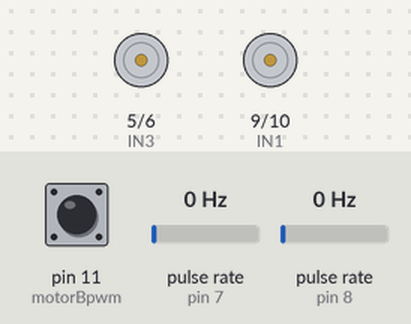
The sketch below on a simulated Arduino Uno, built with avr-gcc and run on an emulated ATmega328P. Parts: motor-driver pin pairs drawn as motors (green arrow = first pin HIGH = forward, orange = second pin HIGH = backward, longer = more drive). Wiring (inferred from the names in the program): 2 × pulse sensor: data pin 7 / data pin 8. The test bench sets the inputs (shaded band); at power-on: pin 11 (motorBpwm) HIGH, pulse rate (sensors on pin 7, pin 8) 0 Hz. What the sketch prints to the serial monitor is not drawn.

Above: at 1.2 s.
1.3 s: pin 11 (motorBpwm) pulled LOW for 0.15 s
At 1.8 s:
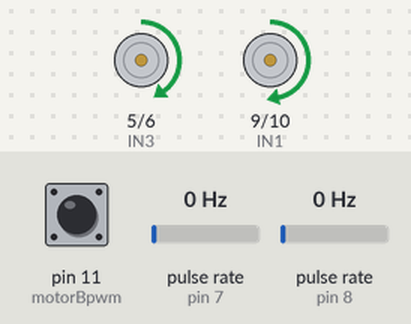
2.9 s: pulse rate (sensor on pin 7) set to 4 Hz
At 5.0 s:
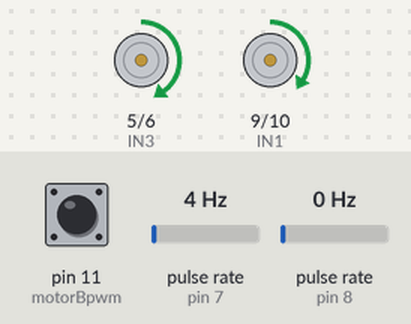
5.9 s: pulse rate (sensor on pin 8) set to 150 Hz
8.2 s: pin 11 (motorBpwm) pulled LOW for 1 s
11.0 s: pin 11 (motorBpwm) pulled LOW for 3.2 s
At 14.74 s:
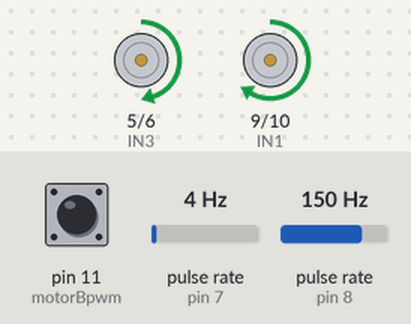
Timing chart, 0 to 16.7 s (numbered marks = the images above; inputs shaded):
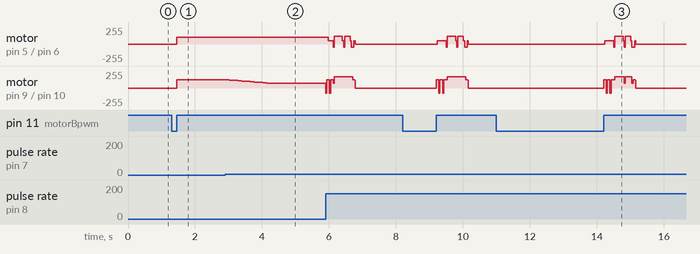

The sketch:

Lab2Code-PartB.ino
```cpp
/*
   A closed-loop proportional control system
   gkn 20230209
*/

// Include the necessary library for Pin Change Interrupts
// This library is available via the Arduino Library Manager
#include <PinChangeInterrupt.h>

// Motor driver definitions

// SHIELD variable: Set to true if using the moto shield, false if using a Dual H-Bridge controller without the shield
#define SHIELD false

// Shield pin definitions (cannot be changed)
#define motorApwm 3  // PWM pin for motor A
#define motorAdir 12 // Direction pin for motor A
#define motorBpwm 11 // PWM pin for motor B
#define motorBdir 13 // Direction pin for motor B

// Driver pin definitions for Dual H-Bridge (analog pins marked with ~ on your board)
#define IN1 9  // IN1 pin for motor driver
#define IN2 10 // IN2 pin for motor driver
#define IN3 5  // IN3 pin for motor driver
#define IN4 6  // IN4 pin for motor driver

// Lab specific definitions

// Constants to represent motor A and B for easier reference in the code
#define A 0
#define B 1

// Pin for a push button connected to pin 11 (with internal pull-up resistor)
#define pushButton 11

// Pins for wheel encoders (left and right motors)
#define EncoderMotorLeft  7  // Pin for the left encoder
#define EncoderMotorRight 8  // Pin for the right encoder

// Encoder counts for left and right motors, declared as volatile since they are updated in interrupt service routines
volatile unsigned int leftEncoderCount = 0;
volatile unsigned int rightEncoderCount = 0;

// Move definitions for different directions
#define FORWARD             0
#define LEFT                1
#define RIGHT              -1

// Constants for robot drive configuration
#define EncoderCountsPerRev 24.0 // Encoder counts per wheel revolution
#define DistancePerRev      28.0 // Distance in CM per wheel revolution
#define DegreesPerRev       22.3 // Degrees turned by the robot per wheel revolution

// Proportional control constants
#define GAIN_A 5          // Gain for motor A (right motor)
#define GAIN_B 4.2        // Gain for motor B (left motor)
#define turnGainA 1.7     // Gain for turning (motor A)
#define turnGainB 1       // Gain for turning (motor B)
#define distTolerance 1   // Distance tolerance (acceptable error for encoder counts)

// Deadband power settings (minimum PWM to keep the wheels moving)
#define deadband_A 75 // Minimum PWM for motor A
#define deadband_B 50 // Minimum PWM for motor B

// Define the movement sequence (forward, left, right, etc.) for navigating a maze
int moves[] = {FORWARD, LEFT, FORWARD, LEFT, FORWARD, RIGHT, FORWARD, RIGHT, FORWARD, RIGHT, FORWARD};
// Define the distance to travel for each move
int distance[] = {30, 30, 30, 100, 70, 30};

void setup() {
  // Initialize the serial communication and motor setup
  Serial.begin(9600);
  motor_setup(); // Function to set up the motor pins
  pinMode(pushButton, INPUT_PULLUP); // Configure the push button with a pull-up resistor

  // Print message and set up encoders for both motors
  Serial.print("Encoder Testing Program ");
  Serial.print("Now setting up the Left Encoder: Pin ");
  Serial.print(EncoderMotorLeft);
  Serial.println();
  pinMode(EncoderMotorLeft, INPUT_PULLUP); // Set left encoder pin as input
  attachPinChangeInterrupt(digitalPinToPinChangeInterrupt(EncoderMotorLeft), indexLeftEncoderCount, CHANGE); // Set interrupt for left encoder

  Serial.print("Now setting up the Right Encoder: Pin ");
  Serial.print(EncoderMotorRight);
  Serial.println();
  pinMode(EncoderMotorRight, INPUT_PULLUP); // Set right encoder pin as input
  attachPinChangeInterrupt(digitalPinToPinChangeInterrupt(EncoderMotorRight), indexRightEncoderCount, CHANGE); // Set interrupt for right encoder
}

void loop() {
  int j = 0;

  // Wait for the push button to be pressed and released
  while (digitalRead(pushButton) == 1); // Wait for button press
  delay(50); // Debounce delay
  while (digitalRead(pushButton) == 0); // Wait for button release

  // Loop through the move sequence and execute the corresponding actions
  for (int i = 0; i < sizeof(moves)/2; i++) {
    if(moves[i] == FORWARD){
      drive(distance[j]); // Drive forward for the specified distance
      j++;
    }
    else {
      Turn(moves[i]); // Turn in the specified direction (left or right)
    }
    // Stop the motors after each move
    run_motor(A, 0);
    run_motor(B, 0);
  }
  j = 0; // Reset the distance index
}

// Function to drive the robot forward for a specified distance
int drive(float distance) {
  int countsDesired, cmdLeft, cmdRight, errorLeft, errorRight;

  // Calculate the number of encoder counts required to cover the given distance
  countsDesired = (distance / DistancePerRev) * EncoderCountsPerRev;

  // Reset the current encoder counts
  leftEncoderCount = 0;
  rightEncoderCount = 0;

  // Initialize the errors to values greater than tolerance to enter the loop
  errorLeft = distTolerance + 1;
  errorRight = distTolerance + 1;

  // Proportional control loop
  while (errorLeft > distTolerance && errorRight > distTolerance) {
    if (errorLeft > distTolerance) {
      cmdLeft = proportionalControl(GAIN_A, deadband_A, errorLeft, LEFT); // Control motor A
    }
    if (errorRight > distTolerance) {
      cmdRight = proportionalControl(GAIN_B, deadband_B, errorRight, RIGHT); // Control motor B
    }

    // Set the motor PWMs
    run_motor(A, cmdLeft);
    run_motor(B, cmdRight);

    // Update the encoder error
    errorLeft = countsDesired - leftEncoderCount;
    errorRight = countsDesired - rightEncoderCount;
  }

  // Stop the motors
  run_motor(A, 0);
  run_motor(B, 0);
}

// Proportional control function for motor speed adjustment
int proportionalControl(int gain, int deadband, int error, int motor) {
  int max;
  if (error <= distTolerance) { // If error is within tolerance, stop motor
    return 0;
  }
  if (motor == LEFT) {
    max = 170; // Maximum PWM for motor A
  }
  else {
    max = 120; // Maximum PWM for motor B
  }
  int pwm = gain * error; // Calculate proportional control
  pwm = constrain(pwm, deadband, max); // Constrain PWM between deadband and max
  return pwm;
}

// Function to turn the robot by a specified angle (using encoder counts)
unsigned long Turn(int sign) {
  int leftCount = 11; // Placeholder encoder counts for turns
  int rightCount = 11;
  int errorLeft = 2;
  int errorRight = 2;
  int Gainleft, Gainright;

  // Reset current encoder counts
  leftEncoderCount = 0;
  rightEncoderCount = 0;

  // If turning left
  if (sign == LEFT) {
    while (errorLeft > distTolerance && errorRight > distTolerance) {
      if (errorLeft > distTolerance) {
        errorLeft = leftCount - leftEncoderCount;
        Gainleft = proportionalControl(turnGainA, deadband_A, errorLeft, LEFT); // Control motor A for left turn
      }
      if (errorRight > distTolerance) {
        errorRight = rightCount - rightEncoderCount;
        Gainright = proportionalControl(turnGainB, deadband_B, errorRight, RIGHT); // Control motor B for left turn
      }

      // Apply the calculated PWM values for turning
      run_motor(A, -Gainleft); // Reverse motor A for left turn
      run_motor(B, Gainright); // Forward motor B for left turn
    }
    run_motor(A, 0); // Stop motors after turn
    run_motor(B, 0);
  }
  // If turning right
  else if (sign == RIGHT) {
    while (errorRight > distTolerance && errorLeft > distTolerance) {
      if (errorRight > distTolerance) {
        errorRight = rightCount - rightEncoderCount;
        Gainright = proportionalControl(turnGainB, deadband_B, errorRight, RIGHT); // Control motor B for right turn
      }
      if (errorLeft > distTolerance) {
        errorLeft = leftCount - leftEncoderCount;
        Gainleft = proportionalControl(turnGainA, deadband_A, errorLeft, LEFT); // Control motor A for right turn
      }

      // Apply the calculated PWM values for turning
      run_motor(A, Gainleft); // Forward motor A for right turn
      run_motor(B, -Gainright); // Reverse motor B for right turn
    }
    run_motor(A, 0); // Stop motors after turn
    run_motor(B, 0);
  }
}

// Interrupt service routine for left encoder count (triggered on pin change)
void indexLeftEncoderCount() {
  leftEncoderCount++; // Increment left encoder count
}

// Interrupt service routine for right encoder count (triggered on pin change)
void indexRightEncoderCount() {
  rightEncoderCount++; // Increment right encoder count
}
```

motors.ino
```cpp
void motor_setup() {
  if (SHIELD) { //if you're using the motoshield
    //define Sheild pins as outputs
    pinMode(motorApwm, OUTPUT);
    pinMode(motorAdir, OUTPUT);
    pinMode(motorBpwm, OUTPUT);
    pinMode(motorBdir, OUTPUT);
    // initialize all pins to zero
    digitalWrite(motorApwm, 0);
    digitalWrite(motorAdir, 0);
    digitalWrite(motorBpwm, 0);
    digitalWrite(motorBdir, 0);
  } else { // if using dual motor driver
    // define driver pins as outputs
    pinMode(IN1, OUTPUT);
    pinMode(IN2, OUTPUT);
    pinMode(IN3, OUTPUT);
    pinMode(IN4, OUTPUT);
    // initialize all pins to zero
    digitalWrite(IN1, 0);
    digitalWrite(IN2, 0);
    digitalWrite(IN3, 0);
    digitalWrite(IN4, 0);
  } // end if
  return;
} // end function


// int motor is the defined A or B
// pwm = the power cycle you want to use
void run_motor(int motor, int pwm) {
  int dir = (pwm/abs(pwm))> 0; // returns if direction is forward (1) or reverse (0)
  pwm = abs(pwm); // only positive values can be sent to the motor

  if (SHIELD) { // if using motor shield
    switch (motor) { // find which motor to control
      case A: // if A, write A pins
        digitalWrite(motorAdir, dir); // dir is either 1 (forward) or 0 (reverse)
        analogWrite(motorApwm, pwm); // pwm is an analog value 0-255
        break; // end case A
      case B: // if B, write B pins
        digitalWrite(motorBdir, dir); // dir is either 1 (forward) or 0 (reverse)
        analogWrite(motorBpwm, pwm); // pwm is an analog value 0-255
        break; // end case A
    } // end switch statement
  } // end if
  else { // if using dual motor drivers
    switch (motor) { // find which motor to control
      case A: // if A, write A pins
        if (dir) { // If dir is forward
          analogWrite(IN1, pwm);  // IN1 is the forward pwm pin
          digitalWrite(IN2, LOW); // IN2 is low
        } else {
          digitalWrite(IN1, LOW); // IN1 is low
          analogWrite(IN2, pwm);  // IN2 is the reverse pwm pin
        } // end if
        break; // end case A
      case B: // if B, write B pins
        if (dir) { // if dir is forward
          analogWrite(IN3, pwm);  // IN3 is the forward pwm pin
          digitalWrite(IN4, LOW); // IN4 is low
        } else {
          digitalWrite(IN3, LOW); //IN3 is low
          analogWrite(IN4, pwm);  // IN4 is the reverse pwm pin
        } // end if
        break; // end case B
    } // end switch case
  } //end if
  return;
} // end function
```

Measured:
- after the input at 1.3 s, motor on pin 5 (IN3) / pin 6 (IN4): stopped → forward 100/255 after 0.15 s; motor on pin 9 (IN1) / pin 10 (IN2): stopped → forward 125/255 after 0.15 s
- after the input at 2.9 s, motor on pin 9 (IN1) / pin 10 (IN2): moves from forward 125/255 to forward 75/255 over 1.1 s, starting after 0.13 s
